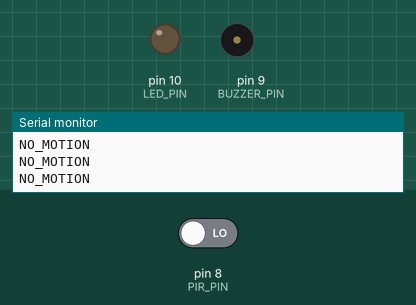
The sketch below on a simulated Arduino Uno, built with avr-gcc and run on an emulated ATmega328P. On the bench: output pins drawn as LEDs (lit = HIGH), buzzer (waves = sounding), the last lines printed to the serial monitor. Inputs (shaded band) come from the test bench; at power-on: pin 8 (PIR_PIN) LOW.

Above: at 1.4 s.
1.5 s: pin 8 (PIR_PIN) driven HIGH
At 2.5 s:
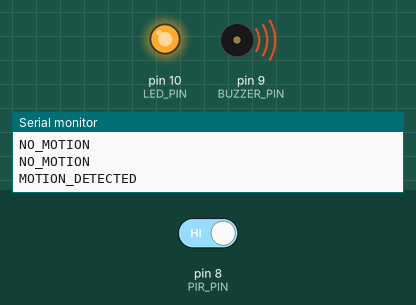
3.0 s: pin 8 (PIR_PIN) driven LOW
At 4.0 s:
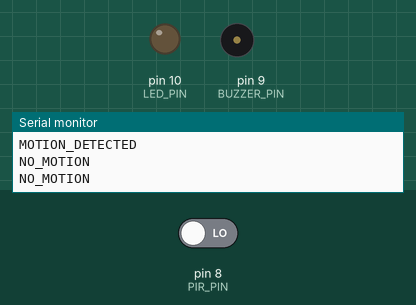
Timing chart, 0 to 6.0 s (numbered marks = the images above; inputs shaded):
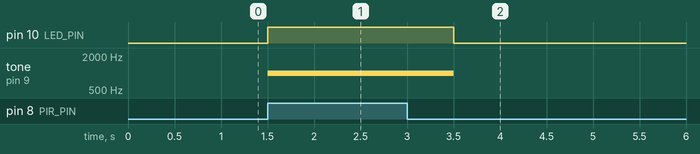

Measured:
- after the input at 1.5 s, pin 10 (LED_PIN): LOW → HIGH at once; tone on pin 9 (BUZZER_PIN): silent → 1000 Hz at once
- after the input at 3.0 s, pin 10 (LED_PIN): HIGH → LOW after 0.50 s; tone on pin 9 (BUZZER_PIN): 1000 Hz → silent after 0.50 s

The sketch:

pir_with_alarm.ino
```cpp
const int PIR_PIN = 8;
const int BUZZER_PIN = 9;
const int LED_PIN = 10;

void setup() {
  pinMode(PIR_PIN, INPUT);
  pinMode(BUZZER_PIN, OUTPUT);
  pinMode(LED_PIN, OUTPUT);
  Serial.begin(9600);
  Serial.println("SYSTEM_READY");
}

void triggerAlarm(bool on) {
  digitalWrite(LED_PIN, on ? HIGH : LOW);
  if (on) {
    tone(BUZZER_PIN, 1000);
  } else {
    noTone(BUZZER_PIN);
  }
}

void loop() {
  int motion = digitalRead(PIR_PIN);
  if (motion == HIGH) {
    triggerAlarm(true);
    Serial.println("MOTION_DETECTED");
    delay(1000);
  } else {
    triggerAlarm(false);
    Serial.println("NO_MOTION");
    delay(300);
  }
}
```
